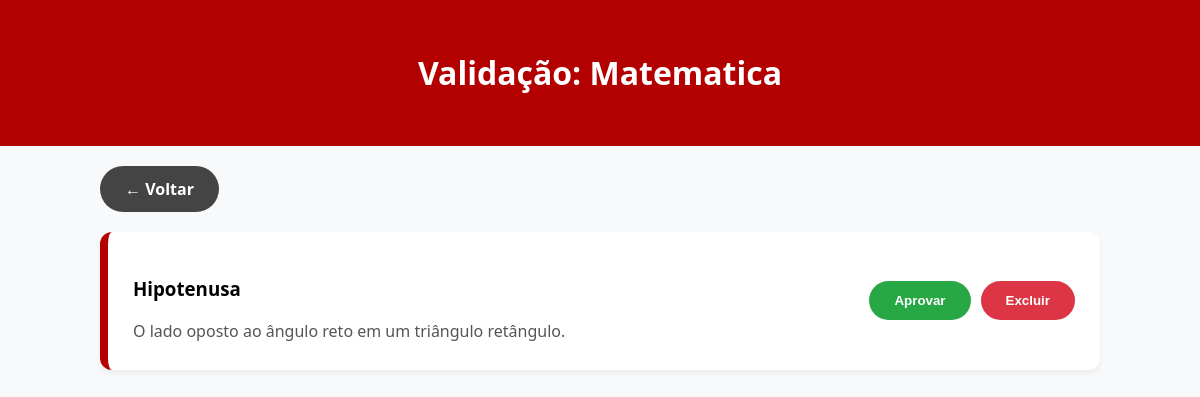
The app's page /admin.php?materia=matematica with its own data.
### tables this page shows
CREATE TABLE IF NOT EXISTS termos (
    id INT AUTO_INCREMENT PRIMARY KEY,
    termo VARCHAR(100) NOT NULL,
    definicao TEXT NOT NULL,
    disciplina ENUM('portugues', 'matematica') NOT NULL,
    imagem_url VARCHAR(255) DEFAULT NULL,  
    status ENUM('pendente', 'aprovado') DEFAULT 'pendente',  
    data_sugestao TIMESTAMP DEFAULT CURRENT_TIMESTAMP,
    id_professor_validador INT NULL,  
    FOREIGN KEY (id_professor_validador) REFERENCES professores(id) ON DELETE SET NULL
);

### admin.php (the view, shortened to what this page needs)
<?php
include 'conexao.php';
$materia = isset($_GET['materia']) ? $_GET['materia'] : 'portugues';
?>
<!DOCTYPE html>
<html lang="pt-br">
<head>
    <link rel="stylesheet" href="css/style.css">
</head>
<body class="tema-<?php echo $materia; ?>">
    <header><h1>Validação: <?php echo ucfirst($materia); ?></h1></header>
    <div class="container">
        <div style="margin-bottom: 20px;"><a href="selecao.php" class="btn" style="background:#444; color:white;">← Voltar</a></div>
        <?php
        $sql = "SELECT * FROM termos WHERE status = 'pendente' AND disciplina = '$materia' ORDER BY id DESC";
        $result = $conn->query($sql);
        if ($result->num_rows > 0) {
            while($row = $result->fetch_assoc()) {
                echo "<div class='card-termo'>
                        <div style='display:flex; justify-content:space-between; align-items:center; width:100%;'>
                            <div><h3>{$row['termo']}</h3><p>{$row['definicao']}</p></div>
                            <div style='display:flex; gap:10px;'>
                                <button onclick='confirmarAprovacao({$row['id']})' class='btn' style='background:#28a745; color:white;'>Aprovar</button>
                                <button onclick='confirmarExclusao({$row['id']})' class='btn' style='background:#dc3545; color:white;'>Excluir</button>
                            </div>
                        </div>
                      </div>";
            }
        } else { echo "<p>Nenhum termo pendente.</p>"; }
        ?>
    </div>
</body>
</html>

### css/style.css (style rules this page uses)
:root { --primary-color: #444; --bg-color: #f8f9fa; --white: #ffffff; }
.tema-matematica { --primary-color: #b30000; }
body { font-family: 'Segoe UI', Arial, sans-serif; background-color: var(--bg-color); margin: 0; padding: 0; }
header { background-color: var(--primary-color); color: white; padding: 30px; text-align: center; }
.container { max-width: 1000px; margin: 20px auto; padding: 0 20px; }
.card-termo { background: white; border-radius: 12px; padding: 25px; margin-bottom: 20px; display: flex; flex-direction: column; border-left: 8px solid var(--primary-color); box-shadow: 0 4px 6px rgba(0,0,0,0.05); }
.card-termo p { color: #555; line-height: 1.6; margin: 0; }
.btn { padding: 12px 25px; border: none; border-radius: 25px; cursor: pointer; font-weight: bold; text-decoration: none; display: inline-block; transition: 0.3s; }

### records on screen
termos: termo "Hipotenusa", definicao "O lado oposto ao ângulo reto em um triângulo retângulo."

### other values on screen
$materia "Matematica"
